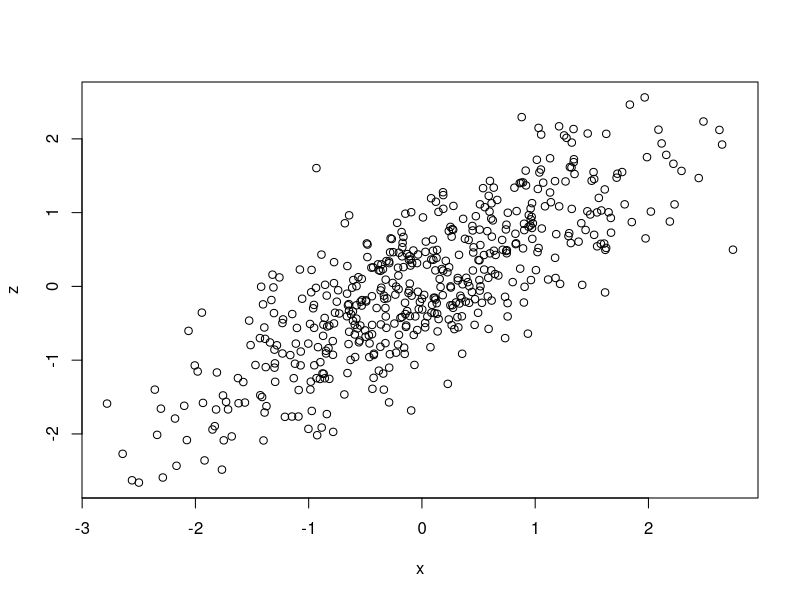
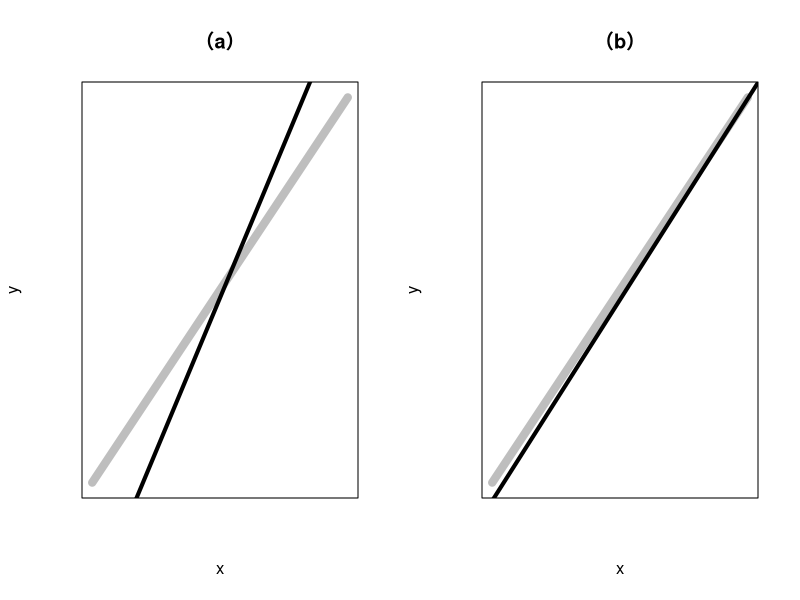

Here is the R script that generated these plots, in order:
#********************************************************
# 回帰モデルの利用
#********************************************************

#========================================================
# データの生成
#========================================================
# 相関のある2つの乱数 x, z を発生させる関数
rcorr <- function(n=1000, r=1) {
	x <<- rnorm(n) 
	z <- rnorm(n) 
	z <<- r*x + sqrt(1-r^2)*z 
}

# 相関が0.8の乱数を500個発生させた
set.seed(202)
rcorr(500, 0.8)
# 確認
plot(x, z)
cor(x, z)

#========================================================
# 回帰
#========================================================
# x, zからyを作成
e <- rnorm(500)
y <- 1.5*x + 1.1*z + e

# xだけで回帰
resultX <- lm(y~x)
summary(resultX)

# 交絡因子zをモデルに追加
resultXZ <- lm(y~x+z)
summary(resultXZ)

# 図9
# (a)
par(mfrow=c(1,2)) 
curve(1.5*x, from =-1, to =1, lwd = 8, ylab = "y",xaxt="n", yaxt="n", col='gray',main="（a）")
abline(resultX, lwd = 4)
# (b)
curve(1.5*x, from =-1, to =1, lwd = 8, ylab = "y",xaxt="n", yaxt="n", col='gray',main="（b）")
abline(resultXZ, lwd = 4)



